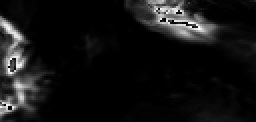
#> input picture process/test.png, 128 x 61 px (shown 2 times larger)
$ python watershedtest.py
#> lines starting #> are read from the running program, lines starting #| are printed output that depends on the picture
from skimage import data, io, segmentation, color
from skimage.future import graph
from matplotlib import pyplot as plt
import cv2


#img = data.coffee()
img = cv2.imread('test.png')
#> img is the input picture: shape (61, 128, 3); min 0, max 255, mean 19.4

labels1 = segmentation.slic(img, compactness=30, n_segments=400)
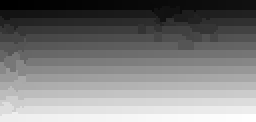
#> labels1: shape (61, 128) int64 (shown 2 times larger); min 1, max 477, mean 234.8; drawn with min black and max white
out1 = color.label2rgb(labels1, img, kind='avg')
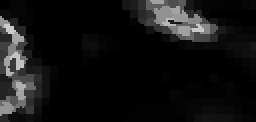
#> out1: shape (61, 128, 3) (shown 2 times larger); min 0, max 203, mean 19.1

g = graph.rag_mean_color(img, labels1, mode='similarity')
labels2 = graph.cut_normalized(labels1, g)
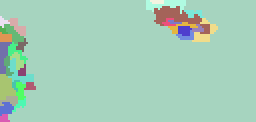
#> labels2: shape (61, 128) int64 (shown 2 times larger); 32 distinct labels, from 1 to 447; one colour per label, 0 black
out2 = color.label2rgb(labels2, img, kind='avg')
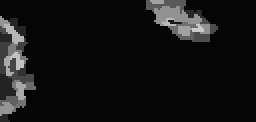
#> out2: shape (61, 128, 3) (shown 2 times larger); min 5, max 201, mean 19.1

plt.figure()
io.imshow(out1)
plt.figure()
io.imshow(out2)
io.show()
